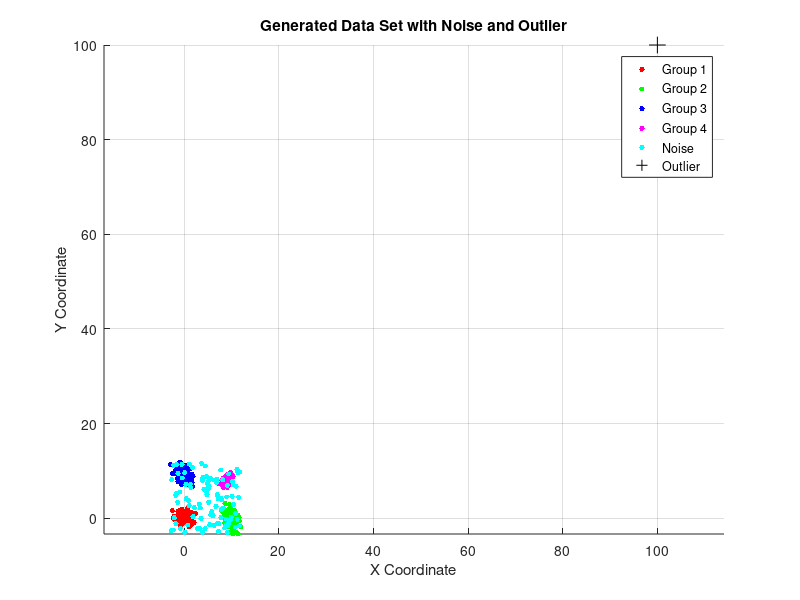

The MATLAB script that drew this image: (Note: this script raises an error after producing the figure.)
% Clustering Algorithms Course - Homework 1 - Exercise 4
% MSc DSIT, 2023-2024
% Konstantinos Giatras
clc, clearvars, close all

% Set the random seed for reproducibility
randn('seed', 0);

% Define the means for each of the 4 distributions
md = [0 0; 10 0; 0 9; 9 8];

% Define the covariance matrices for each distribution
S(:, :, 1) = eye(2); % Identity matrix for the 1st distribution
S(:, :, 2) = [1 -0.2; -0.2 1.5]; % Covariance matrix for the 2nd distribution
S(:, :, 3) = [1 -0.4; -0.4 1.1]; % Covariance matrix for the 3rd distribution
S(:, :, 4) = [0.3 0.2; 0.2 0.5]; % Covariance matrix for the 4th distribution

% Number of points to generate for each distribution
n_points = 100 * ones(1, 4);

% Initialize the array to hold all the points and the labels
X = [];
labels = [];

% Generate the points for each distribution and concatenate them
for i = 1:4
    X_temp = mvnrnd(md(i, :), S(:, :, i), n_points(i));
    X = [X; X_temp]; % Keep as 400x2
    labels = [labels; i * ones(n_points(i), 1)]; % Create labels
end

% Determine the range of the current dataset to define the bounds for the noise
min_vals = min(X, [], 1);
max_vals = max(X, [], 1);

% Generate 99 noisy points uniformly spread among the existing points
noise_points = bsxfun(@plus, bsxfun(@times, rand(99, 2), (max_vals - min_vals)), min_vals);
X = [X; noise_points];
labels = [labels; 5 * ones(99, 1)]; % Label for noise

% Add the last point [100, 100]
X = [X; [100, 100]];
labels = [labels; 6]; % Label for the outlier

% Plot the dataset
figure, hold on;
colors = ['r', 'g', 'b', 'm', 'c', 'k']; % Define the colors for each group, including noise and outlier
markers = ['.', '.', '.', '.', '.', '+']; % Define the markers for each group, including noise and outlier
for i = 1:6
    plot(X(labels==i,1), X(labels==i,2), [colors(i) markers(i)], 'MarkerSize', 12);
end
% Set the axis to be equal and add grid
axis equal;
grid on;
% Add title and labels to the plot
title('Generated Data Set with Noise and Outlier');
xlabel('X Coordinate');
ylabel('Y Coordinate');
% Add a legend
legend('Group 1', 'Group 2', 'Group 3', 'Group 4', 'Noise', 'Outlier');
% Hold off to prevent further plotting on the same figure
hold off;

X = X';  % Make it an lxN matrix to prepare it as input for the k-means algorithm

% Clustering of the data with k-medians
% For each m we perform s=100 different runs, with different initializations
N = size(X, 2); % Total number of data points
J_tot = [];
for m = 2:15
    J_temp = [];
    for s = 1:100 
        te = randperm(N);
        theta_ini = X(:, te(1:m)); % Initial centroids
        theta = theta_ini;
        [theta, bel, J] = k_medians(X, theta);
        J_temp = [J_temp J];
    end
    J = mean(J_temp);
    J_tot = [J_tot J];
end

% Plot J_tot to see how the cost function varies with the number of clusters
figure;
plot(2:15, J_tot, '-o');
title('Average Cost Function J for Different Numbers of Clusters (Elbow Curve)');
xlabel('Number of Clusters');
ylabel('Average Cost Function J');
grid on;

% Run k-medians for the best clustering m=4
m = 4; % Best number of clusters determined from the elbow curve
J_temp = [];
% Initialize bel_temp as an empty matrix to store the labels from each run
bel_temp = [];
for s = 1:50
    te = randperm(N);
    theta_ini = X(:, te(1:m)); % Initial centroids
    theta = theta_ini;
    [theta, bel, J] = k_medians(X, theta);
    J_temp = [J_temp J];
    bel_temp = [bel_temp; reshape(bel, 1, N)]; % Reshape bel to be a row vector and concatenate it to bel_temp
end
% Find the run with the minimum cost function J
[J_min, pos] = min(J_temp);
bel_best = bel_temp(pos, :); % Extract the best set of labels corresponding to the minimum J

% Visualize the best clustering result
figure, hold on;
colors = ['r', 'g', 'b', 'm']; % Colors for each cluster
cluster_handles = zeros(1, m); % Handles for the clusters for use in the legend
centroid_handle = []; % Handle for the centroids for use in the legend
% Plot clusters
for i = 1:m
    cluster_points = X(:, bel_best == i);
    cluster_handles(i) = plot(cluster_points(1, :), cluster_points(2, :), [colors(i) '.'], 'MarkerSize', 12);
end
% Plot centroids
centroid_handle = plot(theta(1, :), theta(2, :), 'kx', 'MarkerSize', 15, 'LineWidth', 2);
% Create legend
legend_handles = [cluster_handles centroid_handle]; % Combine cluster and centroid handles
legend(legend_handles, {'Cluster 1', 'Cluster 2', 'Cluster 3', 'Cluster 4', 'Centroids'});
title(sprintf('Best K-medians Clustering Result for m = %d Clusters', m)); % Updated to say K-medians
xlabel('X Coordinate');
ylabel('Y Coordinate');
axis equal;
grid on;
hold off;